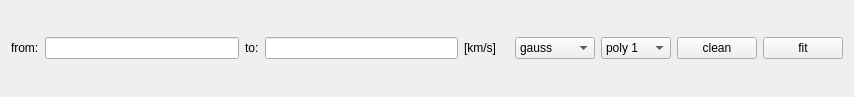
<?xml version="1.0" encoding="UTF-8"?>
<ui version="4.0">
 <class>SpecFitSettingsWidgetOptical</class>
 <widget class="QWidget" name="SpecFitSettingsWidgetOptical">
  <property name="geometry">
   <rect>
    <x>0</x>
    <y>0</y>
    <width>854</width>
    <height>97</height>
   </rect>
  </property>
  <property name="windowTitle">
   <string>SpecFitSettingsWidgetOptical</string>
  </property>
  <layout class="QVBoxLayout" name="verticalLayout">
   <item>
    <layout class="QHBoxLayout" name="horizontalLayout">
     <item>
      <widget class="QLabel" name="fromLabelFit">
       <property name="sizePolicy">
        <sizepolicy hsizetype="Preferred" vsizetype="Fixed">
         <horstretch>0</horstretch>
         <verstretch>0</verstretch>
        </sizepolicy>
       </property>
       <property name="minimumSize">
        <size>
         <width>0</width>
         <height>24</height>
        </size>
       </property>
       <property name="text">
        <string>&lt;font color='black'&gt;from:&lt;/font&gt;</string>
       </property>
      </widget>
     </item>
     <item>
      <widget class="QLineEdit" name="startValueFit">
       <property name="minimumSize">
        <size>
         <width>0</width>
         <height>18</height>
        </size>
       </property>
      </widget>
     </item>
     <item>
      <widget class="QLabel" name="toLabelFit">
       <property name="sizePolicy">
        <sizepolicy hsizetype="Preferred" vsizetype="Fixed">
         <horstretch>0</horstretch>
         <verstretch>0</verstretch>
        </sizepolicy>
       </property>
       <property name="minimumSize">
        <size>
         <width>0</width>
         <height>24</height>
        </size>
       </property>
       <property name="text">
        <string>&lt;font color='black'&gt;to:&lt;/font&gt;</string>
       </property>
      </widget>
     </item>
     <item>
      <widget class="QLineEdit" name="endValueFit">
       <property name="minimumSize">
        <size>
         <width>0</width>
         <height>18</height>
        </size>
       </property>
      </widget>
     </item>
     <item>
      <widget class="QLabel" name="fitUnits">
       <property name="sizePolicy">
        <sizepolicy hsizetype="Preferred" vsizetype="Fixed">
         <horstretch>0</horstretch>
         <verstretch>0</verstretch>
        </sizepolicy>
       </property>
       <property name="minimumSize">
        <size>
         <width>45</width>
         <height>24</height>
        </size>
       </property>
       <property name="text">
        <string>&lt;font color='black'&gt;[km/s]&lt;/font&gt;</string>
       </property>
      </widget>
     </item>
     <item>
      <widget class="QComboBox" name="fitGauss">
       <property name="minimumSize">
        <size>
         <width>0</width>
         <height>21</height>
        </size>
       </property>
       <item>
        <property name="text">
         <string>gauss</string>
        </property>
       </item>
       <item>
        <property name="text">
         <string>no gauss</string>
        </property>
       </item>
      </widget>
     </item>
     <item>
      <widget class="QComboBox" name="fitPolyN">
       <property name="sizePolicy">
        <sizepolicy hsizetype="Preferred" vsizetype="Fixed">
         <horstretch>0</horstretch>
         <verstretch>0</verstretch>
        </sizepolicy>
       </property>
       <property name="minimumSize">
        <size>
         <width>0</width>
         <height>21</height>
        </size>
       </property>
       <item>
        <property name="text">
         <string>poly 1</string>
        </property>
       </item>
       <item>
        <property name="text">
         <string>poly 0</string>
        </property>
       </item>
       <item>
        <property name="text">
         <string>no poly</string>
        </property>
       </item>
      </widget>
     </item>
     <item>
      <widget class="QPushButton" name="clean">
       <property name="minimumSize">
        <size>
         <width>0</width>
         <height>21</height>
        </size>
       </property>
       <property name="text">
        <string>clean</string>
       </property>
      </widget>
     </item>
     <item>
      <widget class="QPushButton" name="fit">
       <property name="sizePolicy">
        <sizepolicy hsizetype="Minimum" vsizetype="Fixed">
         <horstretch>0</horstretch>
         <verstretch>0</verstretch>
        </sizepolicy>
       </property>
       <property name="minimumSize">
        <size>
         <width>0</width>
         <height>21</height>
        </size>
       </property>
       <property name="toolTip">
        <string>Collapse along the spectral axis.</string>
       </property>
       <property name="text">
        <string>fit</string>
       </property>
      </widget>
     </item>
    </layout>
   </item>
  </layout>
 </widget>
 <layoutdefault spacing="6" margin="11"/>
 <resources/>
 <connections/>
</ui>
